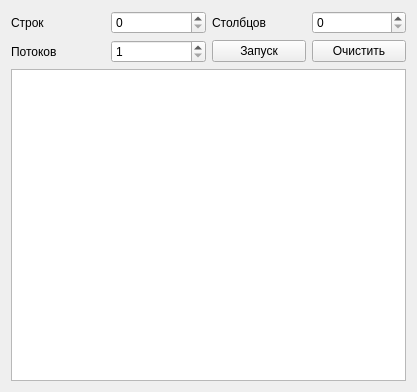
<?xml version="1.0" encoding="UTF-8"?>
<ui version="4.0">
 <class>MainWindow</class>
 <widget class="QMainWindow" name="MainWindow">
  <property name="geometry">
   <rect>
    <x>0</x>
    <y>0</y>
    <width>417</width>
    <height>392</height>
   </rect>
  </property>
  <property name="windowTitle">
   <string>Lab7OS</string>
  </property>
  <widget class="QWidget" name="centralWidget">
   <layout class="QVBoxLayout" name="verticalLayout">
    <item>
     <layout class="QHBoxLayout" name="horizontalLayout_2">
      <item>
       <widget class="QLabel" name="label">
        <property name="sizePolicy">
         <sizepolicy hsizetype="Minimum" vsizetype="Preferred">
          <horstretch>0</horstretch>
          <verstretch>0</verstretch>
         </sizepolicy>
        </property>
        <property name="text">
         <string>Строк</string>
        </property>
       </widget>
      </item>
      <item>
       <widget class="QSpinBox" name="spinBox"/>
      </item>
      <item>
       <widget class="QLabel" name="label_2">
        <property name="sizePolicy">
         <sizepolicy hsizetype="Minimum" vsizetype="Preferred">
          <horstretch>0</horstretch>
          <verstretch>0</verstretch>
         </sizepolicy>
        </property>
        <property name="text">
         <string>Столбцов</string>
        </property>
       </widget>
      </item>
      <item>
       <widget class="QSpinBox" name="spinBox_2"/>
      </item>
     </layout>
    </item>
    <item>
     <layout class="QHBoxLayout" name="horizontalLayout">
      <item>
       <widget class="QLabel" name="label_3">
        <property name="sizePolicy">
         <sizepolicy hsizetype="Minimum" vsizetype="Preferred">
          <horstretch>0</horstretch>
          <verstretch>0</verstretch>
         </sizepolicy>
        </property>
        <property name="text">
         <string>Потоков</string>
        </property>
       </widget>
      </item>
      <item>
       <widget class="QSpinBox" name="spinBox_3">
        <property name="minimum">
         <number>1</number>
        </property>
       </widget>
      </item>
      <item>
       <widget class="QPushButton" name="pushButton">
        <property name="text">
         <string>Запуск</string>
        </property>
       </widget>
      </item>
      <item>
       <widget class="QPushButton" name="pushButton_2">
        <property name="text">
         <string>Очистить</string>
        </property>
       </widget>
      </item>
     </layout>
    </item>
    <item>
     <widget class="QTableWidget" name="tableWidget"/>
    </item>
   </layout>
  </widget>
  <widget class="QMenuBar" name="menuBar">
   <property name="geometry">
    <rect>
     <x>0</x>
     <y>0</y>
     <width>417</width>
     <height>26</height>
    </rect>
   </property>
  </widget>
 </widget>
 <layoutdefault spacing="6" margin="11"/>
 <resources/>
 <connections/>
</ui>
